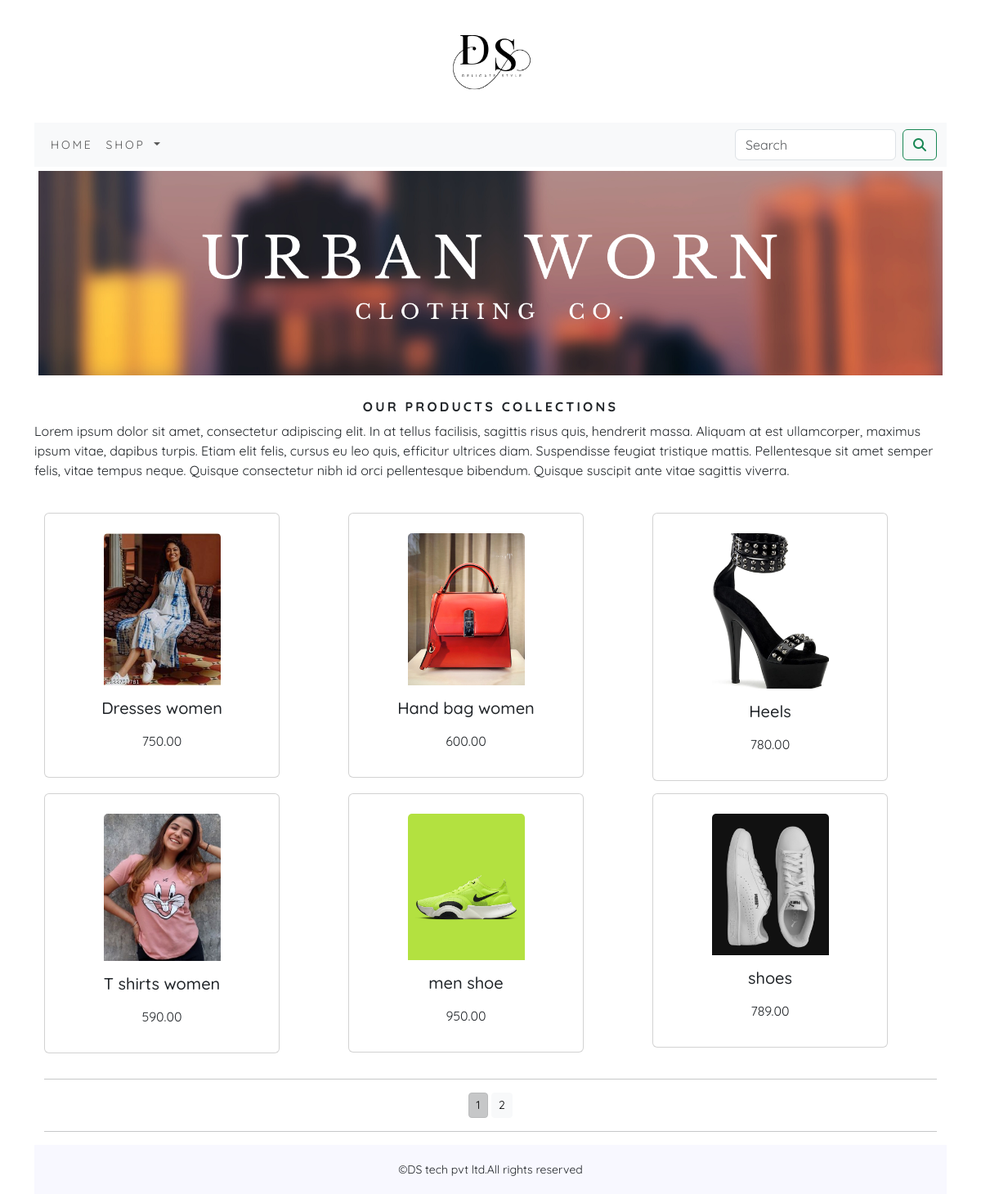
Screenshot of /ecoapp/ with the database file from the repository.
### ecoapp/models.py (models this page shows, shortened)
class Product(models.Model):
        name = models.CharField(max_length=250, unique=True)
        slug = models.SlugField(max_length=250, unique=True)
        description = models.TextField(blank=True)
        price = models.DecimalField(max_digits=10, decimal_places=2)
        category = models.ForeignKey(Category, on_delete=models.CASCADE)
        image = models.ImageField(upload_to='product', blank=True)
        stock = models.IntegerField()
        available = models.BooleanField(default=True)
        created = models.DateTimeField(auto_now_add=True)
        updated = models.DateTimeField(auto_now=True)
        def get_url(self):
            return reverse('ecoapp:prodCatdetail',args=[self.category.slug,self.slug])
        class Meta:
            ordering = ('name',)
            verbose_name = 'product'
            verbose_name_plural = 'products'

### ecoapp/views.py (the view)
# urls.py: path('',views.allProdCat,name='allProdCat'),
def allProdCat(request,c_slug=None):
    c_page=None
    products_list=None
    if c_slug!=None:
        c_page=get_object_or_404(Category,slug=c_slug)
        products_list=Product.objects.all().filter(category=c_page,available=True)
    else:
        products_list = Product.objects.all().filter(available=True)
    paginator=Paginator(products_list,6)
    try:
        page=int(request.GET.get('page','1'))
    except:
        page=1
    try:
        products=paginator.page(page)
    except(EmptyPage,InvalidPage):
        products=paginator.page(paginator.num_pages)
    return  render(request,"category.html",{'category':c_page,'products':products})

### cart/context_processors.py (called while the page is built)
def counter(request):
    item_count=0
    if 'admin' in request.path:
        return {}
    else:
        try:
            cart=Cart.objects.filter(cart_id=_cart_id(request))
            cart_items=CartItem.objects.all().filter(cart=cart[:1])
            for cart_item in cart_items:
                item_count +=cart_item.quantity
        except Cart.DoesNotExist:
            item_count=0
    return dict(item_count=item_count)

### cart/views.py (called while the page is built)
def _cart_id(request):
    cart=request.session.session_key
    if not cart:
        cart=request.session.create()
    return cart

### ecoapp/context_processors.py (called while the page is built)
def menu_links(request):
    links=Category.objects.all()
    return dict(links=links)

### ecoapp/models.py (called while the page is built)
    def get_url(self):
        return reverse('ecoapp:products_by_category',args=[self.slug])

### templates/category.html (shortened to what this page needs)
{% extends 'base.html' %}
{% load static %}
{% block content %}
    <div class="mx_auto">
         {% if category %}
              <img class="my_image" src="{{ category.image.url }}" alt="{{ category.name }}" style="width:100%;height:600px;">
    </div>
    <br>
    <div>
        <h1 class="text-center my_title"><b>{{category.name}}</b></h1>
               <p class="text-justify">{{category.description}}</p>
    </div>
         {% else %}
              <div>
                 <img  class="my_image_padding" src="{% static 'img/banners1.png' %}" alt="Our products" width="100%" >
              </div>
              <br>
               <div>
                   <h1 class="text-center my_title"><b>our products collections</b></h1>
                 <p class="text-justify">Lorem ipsum dolor sit amet, consectetur adipiscing elit. In at tellus facilisis, sagittis risus quis, hendrerit massa. Aliquam at est ullamcorper, maximus ipsum vitae, dapibus turpis. Etiam elit felis, cursus eu leo quis, efficitur ultrices diam. Suspendisse feugiat tristique mattis. Pellentesque sit amet semper felis, vitae tempus neque. Quisque consectetur nibh id orci pellentesque bibendum. Quisque suscipit ante vitae sagittis viverra.</p>
               </div>
         {% endif %}<br>
    <div class="container">
        <div class="row mx_auto">
        {% for product in products.object_list%}
            <div class="my_bottom_margin col-9 col-sm-12 col-md-3 col-lg-4">
                <div class="card" style="width: 18rem;"><br>
                    <a href="{{product.get_url}}"><center><img class="card-img-top my_image" src="{{product.image.url}}" alt="{{product.name}}"> </center></a>
                   <div class="card-body">
                       <h5 class="card-title"><center>{{product.name}}</center></h5>
                       <p class="card-text"><center>{{product.price}}</center></p>
                   </div>
                 </div>
            </div>
        {% endfor %}
    </div>
        <div>
            <div class="mx_auto">
                {% if products.paginator.num_pages > 1 %}
                    <hr>
                    <div class="text-center">
                         {% for pg in products.paginator.page_range %}
                             <a href="?page={{pg}}" class="btn btn-light btn-sm {% if products.number == pg %} active {% endif %}">{{pg}}</a>
                         {% endfor %}
                    </div>
                {% endif %}
            </div>
            <hr>
        </div>
    </div>
{% endblock %}

### templates/base.html (shortened to what this page needs)
{% load static %}
<!DOCTYPE html>
<html lang="en">
<head>
    <link href="{% static 'css/bootstrap.min.css' %}" rel="stylesheet">
    <link rel="stylesheet" href="{% static 'css/custom.css' %}">
</head>
<body>
  <div class="container">
     {% include 'header.html' %}
     {% include 'nav.html' %}
     {% block content %}
     {% endblock %}
   </div>
      {% include 'footer.html' %}
</body>
</html>

### templates/header.html
{% load static %}
<header>
    <center>
    <a href="{% url 'ecoapp:allProdCat' %}"><img src="{% static 'img/logimg.png' %}" alt="logimage" width="150px;"></a>
    </center>
</header>

### templates/nav.html (shortened to what this page needs)
<nav class="navbar navbar-expand-lg bg-body-tertiary">
  <div class="container-fluid">
    <div class="collapse navbar-collapse" id="navbarSupportedContent">
      <ul class="navbar-nav me-auto mb-2 mb-lg-0">
        <li class="nav-item">
          <a class="nav-link" href="{% url 'ecoapp:allProdCat' %}">Home</a>
        </li>
        <li class="nav-item dropdown {% if 'ecoapp' in request.path %} active {% endif %}">
          <a class="nav-link dropdown-toggle" href="#" role="button" data-bs-toggle="dropdown" aria-expanded="false">
          Shop
          </a>
        </li>
      </ul>
      <form class="d-flex" role="search" action="{% url 'search_app:SearchResult' %}" method="get">
        <input class="form-control me-2" type="search" placeholder="Search" name="q" aria-label="Search">
        <button class="btn btn-outline-success" type="submit"><i class="fa fa-search" ></i></button>
      </form>
    </div>
  </div>
</nav>

### templates/footer.html
<div class="footer navbar-fixed-bottom my_footer">
    <p class="text-center">&copy;DS tech pvt ltd.All rights reserved</p>
</div>

### static/css/custom.css (style rules this page uses)
body { font-family: 'Quicksand', sans-serif; }
.nav-item { letter-spacing:.2em; font-size:14px; text-transform:uppercase; }
.my_footer { background-color:#f8f8ff; height:60px; }
.my_footer p { padding-top:20px; font-size:14px; }
.my_image { width:50%; height:auto; }
.my_title { font-size:16px; text-transform:uppercase; letter-spacing:.2em; }
.my_image_padding { padding:5px; }
.my_bottom_margin { margin-bottom:15px; }

### rows the page displays
Product: image (picture), name "Dresses women", price "750.00"
Product: image (picture), name "Hand bag women", price "600.00"
Product: image (picture), name "Heels", price "780.00"
Product: image (picture), name "T shirts women", price "590.00"
Product: image (picture), name "men shoe", price "950.00"
Product: image (picture), name "shoes", price "789.00"

### other values shown
{{ pg }} "1" "2"
